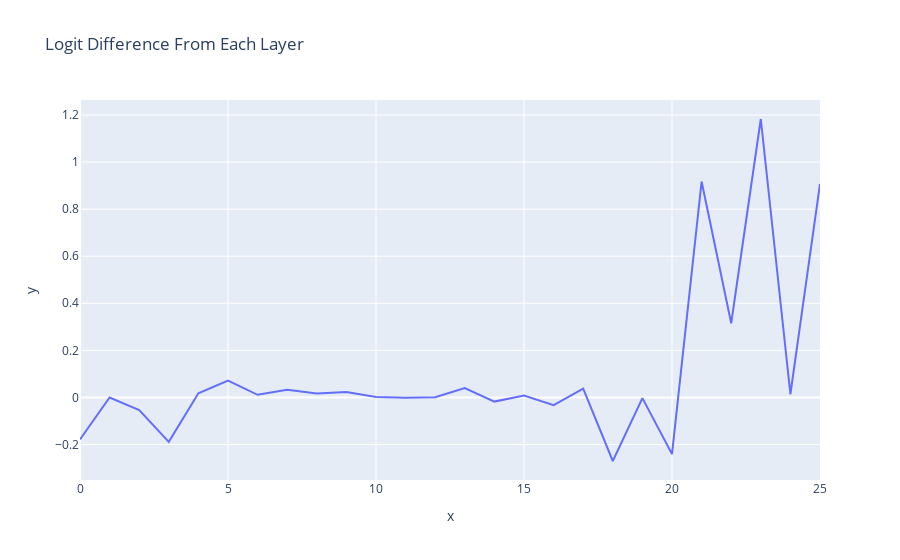

Write notebook code for a chart like this one.
### Markdown cell above
We can repeat the above analysis but for each layer (this is equivalent to the differences between adjacent residual streams)

Note: Annoying terminology overload - layer k of a transformer means the kth **transformer block**, but each block consists of an **attention layer** (to move information around) *and* an **MLP layer** (to process information). 

We see that only attention layers matter, which makes sense! The IOI task is about moving information around (ie moving the correct name and not the incorrect name), and less about processing it. And again we note that attention layer 9 improves things a lot, while attention 10 and attention 11 *decrease* performance

### Code cell
per_layer_residual, labels = cache.decompose_resid(layer=-1, pos_slice=-1, return_labels=True)
per_layer_logit_diffs = residual_stack_to_logit_diff(per_layer_residual, cache)
line(per_layer_logit_diffs, hover_name=labels, title="Logit Difference From Each Layer")

### Figure 1 — Plotly figure (JSON) as saved in the notebook; plotly's stock layout.template omitted (floating-point values rounded to 4 significant figures)
{"data": [{"hovertemplate": "<b>%{hovertext}</b><br><br>x=%{x}<br>y=%{y}<extra></extra>", "hovertext": ["embed", "pos_embed", "0_attn_out", "0_mlp_out", "1_attn_out", "1_mlp_out", "2_attn_out", "2_mlp_out", "3_attn_out", "3_mlp_out", "4_attn_out", "4_mlp_out", "5_attn_out", "5_mlp_out", "6_attn_out", "6_mlp_out", "7_attn_out", "7_mlp_out", "8_attn_out", "8_mlp_out", "9_attn_out", "9_mlp_out", "10_attn_out", "10_mlp_out", "11_attn_out", "11_mlp_out"], "legendgroup": "", "line": {"color": "#636efa", "dash": "solid"}, "marker": {"symbol": "circle"}, "mode": "lines", "name": "", "orientation": "v", "showlegend": false, "type": "scatter", "x": [0, 1, 2, 3, 4, 5, 6, 7, 8, 9, 10, 11, 12, 13, 14, 15, 16, 17, 18, 19, 20, 21, 22, 23, 24, 25], "xaxis": "x", "y": [-0.1784, -0.000293, -0.05371, -0.1889, 0.01726, 0.07158, 0.01089, 0.03293, 0.01696, 0.02252, 0.001758, -0.001026, 0.001049, 0.04002, -0.01787, 0.007765, -0.03305, 0.03731, -0.2703, -0.003047, -0.2407, 0.9172, 0.3152, 1.183, 0.0133, 0.9073], "yaxis": "y"}], "layout": {"autosize": true, "legend": {"tracegroupgap": 0}, "title": {"text": "Logit Difference From Each Layer"}, "xaxis": {"anchor": "y", "autorange": true, "domain": [0, 1], "range": [0, 25], "title": {"text": "x"}, "type": "linear"}, "yaxis": {"anchor": "x", "autorange": true, "domain": [0, 1], "range": [-0.3511, 1.264], "title": {"text": "y"}, "type": "linear"}}}
